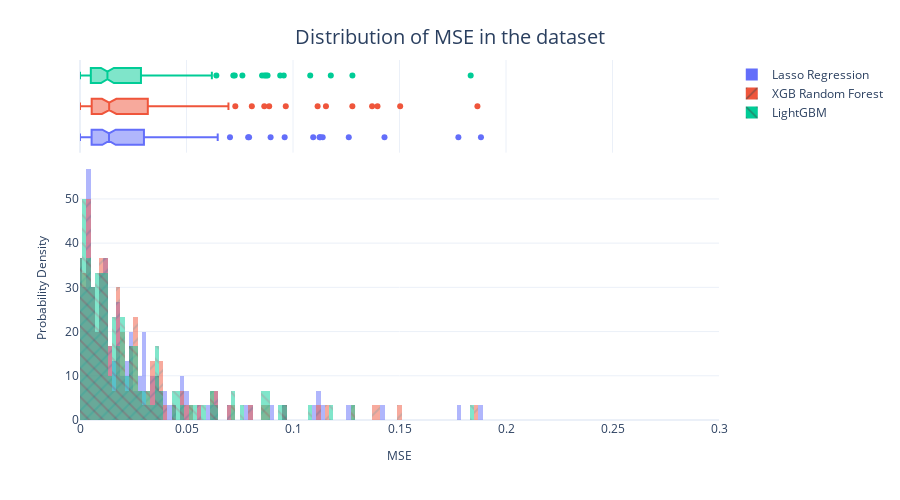

Notebook code cell kept with this figure:
### Code cell
fig = px.histogram(metrics_df, 
                   x="MSE", 
                   color="Algorithm",
                   pattern_shape="Algorithm", 
                   marginal="box", 
                   nbins=500, 
                   barmode="overlay",
                   histnorm="probability density")
fig = format_plot(fig, xlabel="MSE", ylabel="Probability Density", title="Distribution of MSE in the dataset")
fig.update_layout(xaxis_range=[0,0.3])
# fig.write_image("imgs/chapter_8/mse_dist.png")
fig.show()

### Figure 1 — Plotly figure (JSON) as saved in the notebook; plotly's stock layout.template omitted (floating-point values rounded to 4 significant figures; data arrays with more than 128 entries replaced by an {"elided": "..."} marker saying what was removed)
{"data": [{"alignmentgroup": "True", "bingroup": "x", "histnorm": "probability density", "hovertemplate": "Algorithm=Lasso Regression<br>MSE=%{x}<br>probability density=%{y}<extra></extra>", "legendgroup": "Lasso Regression", "marker": {"color": "#636efa", "opacity": 0.5, "pattern": {"shape": ""}}, "name": "Lasso Regression", "nbinsx": 500, "offsetgroup": "Lasso Regression", "orientation": "v", "showlegend": true, "type": "histogram", "x": {"elided": "150 float values"}, "xaxis": "x", "yaxis": "y"}, {"alignmentgroup": "True", "hovertemplate": "Algorithm=Lasso Regression<br>MSE=%{x}<extra></extra>", "legendgroup": "Lasso Regression", "marker": {"color": "#636efa"}, "name": "Lasso Regression", "notched": true, "offsetgroup": "Lasso Regression", "showlegend": false, "type": "box", "x": {"elided": "150 float values"}, "xaxis": "x2", "yaxis": "y2"}, {"alignmentgroup": "True", "bingroup": "x", "histnorm": "probability density", "hovertemplate": "Algorithm=XGB Random Forest<br>MSE=%{x}<br>probability density=%{y}<extra></extra>", "legendgroup": "XGB Random Forest", "marker": {"color": "#EF553B", "opacity": 0.5, "pattern": {"shape": "/"}}, "name": "XGB Random Forest", "nbinsx": 500, "offsetgroup": "XGB Random Forest", "orientation": "v", "showlegend": true, "type": "histogram", "x": {"elided": "150 float values"}, "xaxis": "x", "yaxis": "y"}, {"alignmentgroup": "True", "hovertemplate": "Algorithm=XGB Random Forest<br>MSE=%{x}<extra></extra>", "legendgroup": "XGB Random Forest", "marker": {"color": "#EF553B"}, "name": "XGB Random Forest", "notched": true, "offsetgroup": "XGB Random Forest", "showlegend": false, "type": "box", "x": {"elided": "150 float values"}, "xaxis": "x2", "yaxis": "y2"}, {"alignmentgroup": "True", "bingroup": "x", "histnorm": "probability density", "hovertemplate": "Algorithm=LightGBM<br>MSE=%{x}<br>probability density=%{y}<extra></extra>", "legendgroup": "LightGBM", "marker": {"color": "#00cc96", "opacity": 0.5, "pattern": {"shape": "\\"}}, "name": "LightGBM", "nbinsx": 500, "offsetgroup": "LightGBM", "orientation": "v", "showlegend": true, "type": "histogram", "x": {"elided": "150 float values"}, "xaxis": "x", "yaxis": "y"}, {"alignmentgroup": "True", "hovertemplate": "Algorithm=LightGBM<br>MSE=%{x}<extra></extra>", "legendgroup": "LightGBM", "marker": {"color": "#00cc96"}, "name": "LightGBM", "notched": true, "offsetgroup": "LightGBM", "showlegend": false, "type": "box", "x": {"elided": "150 float values"}, "xaxis": "x2", "yaxis": "y2"}], "layout": {"autosize": false, "barmode": "overlay", "height": 500, "legend": {"title": {}, "tracegroupgap": 0}, "margin": {"t": 60}, "title": {"font": {"size": 20}, "text": "Distribution of MSE in the dataset", "x": 0.5, "xanchor": "center", "yanchor": "top"}, "width": 900, "xaxis": {"anchor": "y", "domain": [0, 1], "range": [0, 0.3], "title": {"font": {"size": 12}, "text": "MSE"}}, "xaxis2": {"anchor": "y2", "domain": [0, 1], "matches": "x", "showgrid": true, "showticklabels": false}, "yaxis": {"anchor": "x", "domain": [0, 0.7326], "title": {"font": {"size": 12}, "text": "Probability Density"}}, "yaxis2": {"anchor": "x2", "domain": [0.7426, 1], "matches": "y2", "showgrid": false, "showline": false, "showticklabels": false, "ticks": ""}}}
